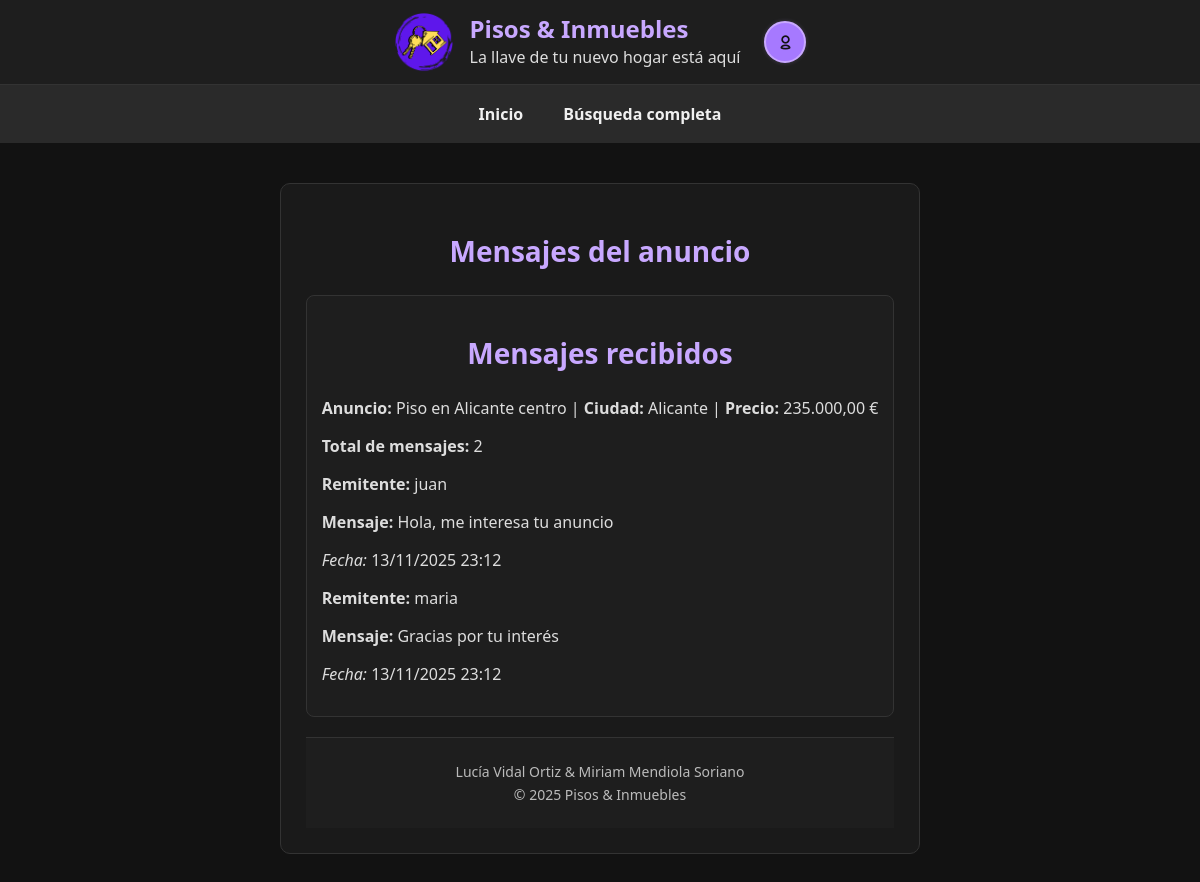
Page /mensajes.php?id=1 (signed in) on the committed database.
### tables this page shows
CREATE TABLE `anuncios` (
  `IdAnuncio` int(10) UNSIGNED NOT NULL,
  `TAnuncio` tinyint(3) UNSIGNED NOT NULL,
  `TVivienda` tinyint(3) UNSIGNED NOT NULL,
  `FPrincipal` varchar(255) DEFAULT NULL,
  `Alternativo` varchar(255) NOT NULL,
  `Titulo` varchar(255) NOT NULL,
  `Precio` decimal(10,2) NOT NULL,
  `Texto` text DEFAULT NULL,
  `Ciudad` varchar(100) DEFAULT NULL,
  `Pais` int(10) UNSIGNED DEFAULT NULL,
  `Superficie` decimal(10,2) DEFAULT NULL,
  `NHabitaciones` int(10) UNSIGNED DEFAULT NULL,
  `NBanyos` int(10) UNSIGNED DEFAULT NULL,
  `Planta` int(11) DEFAULT NULL,
  `Anyo` int(11) DEFAULT NULL,
  `FRegistro` datetime NOT NULL DEFAULT current_timestamp(),
  `Usuario` int(10) UNSIGNED NOT NULL
);

CREATE TABLE `mensajes` (
  `IdMensaje` int(10) UNSIGNED NOT NULL,
  `TMensaje` tinyint(3) UNSIGNED NOT NULL,
  `Texto` text DEFAULT NULL,
  `Anuncio` int(10) UNSIGNED NOT NULL,
  `UsuOrigen` int(10) UNSIGNED NOT NULL,
  `UsuDestino` int(10) UNSIGNED NOT NULL,
  `FRegistro` datetime NOT NULL DEFAULT current_timestamp()
);

CREATE TABLE `usuarios` (
  `IdUsuario` int(10) UNSIGNED NOT NULL,
  `NomUsuario` varchar(15) NOT NULL,
  `Clave` varchar(255) NOT NULL,
  `Email` varchar(254) NOT NULL,
  `Sexo` tinyint(3) UNSIGNED DEFAULT NULL,
  `FNacimiento` date DEFAULT NULL,
  `Ciudad` varchar(100) DEFAULT NULL,
  `Pais` int(10) UNSIGNED DEFAULT NULL,
  `Foto` varchar(255) DEFAULT NULL,
  `FRegistro` datetime NOT NULL DEFAULT current_timestamp(),
  `Estilo` int(10) UNSIGNED DEFAULT NULL
);

### mensajes.php (the view, shortened to what this page needs)
<?php
require_once("cabecera.inc");
require_once("inicio.inc");
$id = isset($_GET['id']) ? (int)$_GET['id'] : 0;
$mysqli = obtenerConexion();
$sqlAnuncio = "SELECT Titulo, Ciudad, Precio FROM Anuncios WHERE IdAnuncio = ?";
$stmt = $mysqli->prepare($sqlAnuncio);
$stmt->bind_param("i", $id);
$stmt->execute();
$res = $stmt->get_result();
$anuncio = $res->fetch_assoc();
$sqlMensajes = "
SELECT u.NomUsuario AS Remitente, m.Texto, m.FRegistro
FROM mensajes m
JOIN Usuarios u ON m.UsuOrigen = u.IdUsuario
WHERE m.Anuncio = ?
ORDER BY m.FRegistro DESC
";
$stmt = $mysqli->prepare($sqlMensajes);
$stmt->bind_param("i", $id);
$stmt->execute();
$resMensajes = $stmt->get_result();
$mensajes = [];
while ($fila = $resMensajes->fetch_assoc()) {
    $mensajes[] = $fila;
}
?>
<section>
  <article>
    <h2>Mensajes recibidos</h2>
    <p>
      <strong>Anuncio:</strong> <?php echo htmlspecialchars($anuncio['Titulo']); ?> |
      <strong>Ciudad:</strong> <?php echo htmlspecialchars($anuncio['Ciudad']); ?> |
      <strong>Precio:</strong> <?php echo number_format($anuncio['Precio'], 2, ',', '.') . ' €'; ?>
    </p>
    <p><strong>Total de mensajes:</strong> <?php echo count($mensajes); ?></p>
    <?php if (!empty($mensajes)): ?>
      <ul class="lista-mensajes">
        <?php foreach ($mensajes as $m): ?>
          <li>
            <p><strong>Remitente:</strong> <?php echo htmlspecialchars($m['Remitente']); ?></p>
            <p><strong>Mensaje:</strong> <?php echo nl2br(htmlspecialchars($m['Texto'])); ?></p>
            <p><em>Fecha:</em> <?php echo date('d/m/Y H:i', strtotime($m['FRegistro'])); ?></p>
          </li>
        <?php endforeach; ?>
      </ul>
    <?php else: ?>
      <p>No hay mensajes para este anuncio.</p>
    <?php endif; ?>
  </article>
</section>
<?php require_once("footer.inc"); ?>

### modo-oscuro.css (style rules this page uses)
html { background-color: #121212; font-family: 'Segoe UI', Tahoma, Geneva, Verdana, sans-serif; color: #f0f0f0; }
html, body { height: 100%; margin: 0; padding: 0; display: flex; flex-direction: column; overflow-x: hidden; }
main.contenido h2 { text-align: center; color: #c8a8ff; font-size: 28px; margin-bottom: 25px; }
main.contenido article { background-color: #1e1e1e; border: 1px solid #333; border-radius: 8px; padding: 15px; margin-bottom: 20px; color: #ddd; transition: transform 0.2s ease, box-shadow 0.3s ease; }
main ul, section ul { list-style: none; padding: 0; margin: 16px auto; max-width: 600px; }

### accesible.css (style rules this page uses)
html { background-color: #ffffff; color: #000000; font-family: "Comic Neue", "Verdana", "Arial Rounded MT", sans-serif; font-size: 18px; line-height: 1.7; }
.contenido p, .contenido li { max-width: 80ch; text-align: left; margin-bottom: 1.3em; }
.contenido h2 { background-color: #0055cc; color: #ffff00; text-align: center; padding: 8px; border-radius: 6px; }
* { color: #000000 !important; border-color: #000000 !important; }
h1, h2 { color: #ffff00 !important; background-color: #0055cc !important; }
section, article, main, fieldset { background-color: #ffffff !important; border-color: #000000 !important; color: #000000 !important; }
html { font-size: 20px !important; line-height: 1.8 !important; }
h2 { font-size: 1.8rem !important; }
p, li, dd, dt, label { font-size: 1.1rem !important; }
p, ul, ol, dl, fieldset { margin-bottom: 1.2em !important; }
section, article { margin-bottom: 2em !important; }

### alto-contraste.css (style rules this page uses)
html { background-color: #ffffff; color: #000000; font-family: 'Segoe UI', Tahoma, Geneva, Verdana, sans-serif; font-size: 15px; }
html, body { height: 100%; margin: 0; padding: 0; display: flex; flex-direction: column; }
main.contenido h2 { text-align: center; color: #000; background-color: #ffff00; padding: 5px; border-radius: 5px; }
main.contenido section { margin-bottom: 32px; padding-bottom: 16px; border-bottom: 2px solid #000; }
main.contenido article { margin-bottom: 28px; padding: 20px; border: 2px solid #000; border-radius: 10px; }

### letra_grande.css (style rules this page uses)
html { font-size: 20px !important; line-height: 1.8 !important; }
h2 { font-size: 1.8rem !important; }
p, li, dd, dt, label { font-size: 1.1rem !important; }
p, ul, ol, dl, fieldset { margin-bottom: 1.2em !important; }
section, article { margin-bottom: 2em !important; }

### basic.css (style rules this page uses)
html { background-color: rgb(255, 255, 172); font-family:'Segoe UI', Tahoma, Geneva, Verdana, sans-serif }
html, body { height: 100%; margin: 0; padding: 0; display: flex; flex-direction: column; overflow-x: hidden; }
main ul, section ul { list-style: none; padding: 0; margin: 16px auto; max-width: 600px; }
main ul li, section ul li { margin-bottom: 10px; }

### rows in the picture
anuncios: Titulo "Piso en Alicante centro", Ciudad "Alicante", Precio "235.000,00"
mensajes: UsuDestino.NomUsuario "juan", Texto "Hola, me interesa tu anuncio", FRegistro "13/11/2025 23:12"
mensajes: UsuDestino.NomUsuario "maria", Texto "Gracias por tu interés", FRegistro "13/11/2025 23:12"

### other values in the picture
$title "Mensajes del anuncio"
count($mensajes) "2"
